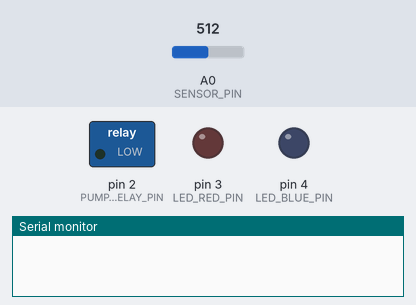
A sketch run on a simulated Arduino Mega 2560, built for the host (arithmetic inside an expression is 32-bit, double 64-bit). Parts: switched loads named in the sketch (green lamp = pin HIGH), output pins drawn as LEDs (lit = HIGH), the last lines printed to the serial monitor. Dashed ring = blinking. The test bench sets the inputs (shaded band); at power-on: A0 (SENSOR_PIN) = 512. WiFi joins after 1.5 s; servers stay silent unless stated.

Above: at 0.0 s.
At 0.6 s:
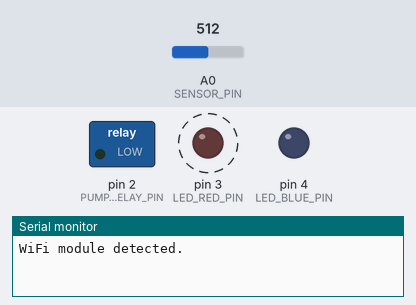
Timing chart, 0 to 40.5 s (numbered marks = the images above):
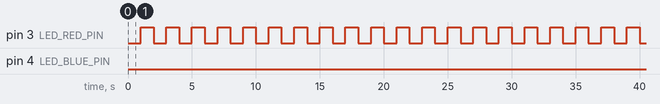

Measured:
- by itself, pin 3 (LED_RED_PIN): alternates HIGH for 1.0 s and LOW for 1.0 s

The sketch:

4_ThingSpeak_Upload_Moisture_v2.ino
```cpp
/********************************************************************************
 * File: 4_ThingSpeak_Upload_Moisture_v2.ino
 *
 * Description:
 * This sketch is an improved, non-blocking version for reading a soil moisture
 * sensor and uploading the data to ThingSpeak using an Arduino Mega and
 * ESP8266 WiFi module. It avoids using delay() by tracking time with the
 * millis() function. This allows the program to remain responsive and handle
 * multiple tasks concurrently.
 *
 * Key Improvements from v1:
 * 1. Non-Blocking Timing: Uses millis() instead of delay() to manage sensor
 *    reading and data upload intervals.
 * 2. Modular Functions: Code is broken into smaller, single-purpose functions.
 * 3. Responsive Loop: The main loop() runs continuously, allowing for near
 *    real-time control and responsiveness.
 * 4. Efficient WiFi Handling: The code now only attempts to connect to WiFi
 *    right before it needs to upload data, reducing unnecessary blocking.
 * 5. New blinky LED feature to indicate WiFi status.
 *    Red LED indicates no WiFi connection. Blue LED indicates good WiFi connection.
 *
 * Hardware Connections (Arduino Mega + ESP8266):
 * - Moisture Sensor AO -> Arduino A0
 * - ESP8266 TX/RX     -> Arduino RX1/TX1 (Serial1)
 * - Water Pump Relay  -> Arduino GPIO2
 * - Red LED Input -> Arduino GPIO3
 * - Blue LED Input -> Arduino GPIO4
 *
 ********************************************************************************/

// --- Libraries ---
#include "ThingSpeak.h"
#include "WiFiEsp.h"

// --- Hardware Pin Definitions ---
#define SENSOR_PIN A0
#define PUMP_RELAY_PIN  2
#define LED_RED_PIN     3
#define LED_BLUE_PIN    4

// --- Sensor Calibration ---
// Replace these with the values you found in the calibration step
const int DRY_VALUE = 680; // Raw ADC value for 0% moisture (in air)
const int WET_VALUE = 250; // Raw ADC value for 100% moisture (in water)

// --- Wi-Fi & ThingSpeak Configuration ---
#define ESP_BAUDRATE 115200
#define SERIAL_MON_BAUDRATE 115200
char ssid[] = "YOUR_SSID";     // Your network SSID (name)
char pass[] = "YOUR_PASSWORD"; // Your network password

const unsigned long myChannelNumber = 123456;        // Your ThingSpeak channel number
const char *myWriteAPIKey = "channel_write_apikey";  // Your ThingSpeak Write API Key
const unsigned int moistureFieldNumber = 1;          // Field number for moisture data

// --- Global Variables ---
WiFiEspClient thingspeakClient;
int currentMoisturePercent = 0; // Holds the latest sensor reading
bool isWifiModuleOK = false;    // Flag to track if the ESP8266 is responding

// --- Timing Control (Non-Blocking) ---
// Used to track time for various tasks without using delay()
unsigned long previousSensorReadMillis = 0;
unsigned long previousThingSpeakUploadMillis = 0;
unsigned long previousLedBlinkyMillis = 0;

// Set the intervals for how often tasks should run (in milliseconds)
const long sensorReadInterval = 5000;       // Read sensor every 5 seconds
const long thingSpeakUploadInterval = 60000; // Upload to ThingSpeak every 60 seconds
const long ledBlinkyInterval = 1000;  //led blinks in 1 second, with "red led => no wifi", "blue led => good wifi"

// --- Function Prototypes ---
void connectWiFi();
void readMoisture();
void uploadToThingSpeak();
void controlWaterPump();
void ledBlinky();

// ==============================================================================
// SETUP: Runs once when the Arduino starts up
// ==============================================================================
void setup() {
  Serial.begin(SERIAL_MON_BAUDRATE);
  Serial1.begin(ESP_BAUDRATE); // Initialize Serial1 for ESP8266 modem
  delay(500); //a short delay to let Serial port settle

  pinMode(PUMP_RELAY_PIN, OUTPUT);
  pinMode(LED_RED_PIN, OUTPUT);
  pinMode(LED_BLUE_PIN, OUTPUT);
  digitalWrite(PUMP_RELAY_PIN, LOW); // Ensure pump is OFF by default
  digitalWrite(LED_RED_PIN, LOW); //turn off RED and BLUE LEDs to start with
  digitalWrite(LED_BLUE_PIN, LOW);

  WiFi.init(&Serial1);

  // Check if the WiFi module is responding.
  if (WiFi.status() == WL_NO_SHIELD) {
    Serial.println("******************************************************");
    Serial.println("ERROR: ESP8266 WiFi module not detected or not responding.");
    Serial.println(" - Check wiring between Mega and ESP8266.");
    Serial.println(" - Ensure ESP8266 has sufficient power.");
    Serial.println(" - The program will continue to run without WiFi.");
    Serial.println("******************************************************");
    isWifiModuleOK = false; // Set flag to prevent further WiFi attempts
  } else {
    Serial.println("WiFi module detected.");
    isWifiModuleOK = true; // WiFi module is OK
  }

  ThingSpeak.begin(thingspeakClient); // Initialize ThingSpeak client
}

// ==============================================================================
// LOOP: Runs continuously and is kept non-blocking
// ==============================================================================
void loop() {
  // Get the current time at the start of the loop
  unsigned long currentMillis = millis();

  // Task 1: Read the moisture sensor at its specified interval
  if (currentMillis - previousSensorReadMillis >= sensorReadInterval) {
    previousSensorReadMillis = currentMillis; // Save the time of this reading
    readMoisture();
  }

  // Task 2: Attempt to upload data to ThingSpeak at its specified interval
  if (currentMillis - previousThingSpeakUploadMillis >= thingSpeakUploadInterval) {
    previousThingSpeakUploadMillis = currentMillis; // Save the time of this attempt

    // Only proceed if the WiFi module was detected at startup
    if (isWifiModuleOK) {
      // If not connected, try to connect now.
      if (WiFi.status() != WL_CONNECTED) {
        connectWiFi();
      }

      // After the connection attempt, check again before uploading.
      if (WiFi.status() == WL_CONNECTED) {
        uploadToThingSpeak();
      }
    }
  }

  // Task 3: Control the water pump (runs on every loop)
  controlWaterPump();

  // Task 4: Blink the LED to give a visual signal
  if(currentMillis - previousLedBlinkyMillis >= ledBlinkyInterval){
    previousLedBlinkyMillis = currentMillis;
    ledBlinky();
  }
}

// ==============================================================================
// --- Helper Functions ---
// ==============================================================================

/**
 * @brief Attempts to connect to the Wi-Fi network.
 * NOTE: WiFi.begin() is a BLOCKING call and can take several seconds to
 * execute. During this time, the main loop will be paused.
 */
void connectWiFi() {
  Serial.println("Attempting to connect to WiFi (this may block for a few seconds)...");
  WiFi.begin(ssid, pass);
}

/**
 * @brief Reads the moisture sensor and updates the global variable.
 */
void readMoisture() {
  int rawValue = analogRead(SENSOR_PIN);

  // Map the raw value to a percentage
  currentMoisturePercent = map(rawValue, DRY_VALUE, WET_VALUE, 0, 100);

  // Constrain the value to the 0-100 range to prevent invalid readings
  currentMoisturePercent = constrain(currentMoisturePercent, 0, 100);

  Serial.print("Sensor Reading -> Raw: ");
  Serial.print(rawValue);
  Serial.print(", Moisture: ");
  Serial.print(currentMoisturePercent);
  Serial.println("%");
}

/**
 * @brief Uploads the current moisture percentage to ThingSpeak.
 */
void uploadToThingSpeak() {
  Serial.println("Uploading data to ThingSpeak...");
  ThingSpeak.setField(moistureFieldNumber, currentMoisturePercent);

  int httpCode = ThingSpeak.writeFields(myChannelNumber, myWriteAPIKey);

  if (httpCode == 200) {
    Serial.println("ThingSpeak upload successful.");
  } else {
    Serial.println("Problem uploading to ThingSpeak. HTTP error code " + String(httpCode));
  }
}

/**
 * @brief Placeholder function for water pump control logic.
 */
void controlWaterPump() {
  // This is where you would add the logic to control the pump.
  // For example:
  // if (currentMoisturePercent < 30) {
  //   digitalWrite(PUMP_RELAY_PIN, HIGH); // Turn pump ON
  // } else {
  //   digitalWrite(PUMP_RELAY_PIN, LOW);  // Turn pump OFF
  // }
}

/**
 * @brief Blinks the LED to indicate WiFi status.
 * Red LED indicates no WiFi connection. Blue LED indicates good WiFi connection.
 */
void ledBlinky() {
  if(isWifiModuleOK && WiFi.status() == WL_CONNECTED){
    // Blink Blue LED
    digitalWrite(LED_RED_PIN, LOW); // Ensure RED is OFF
    digitalWrite(LED_BLUE_PIN, !digitalRead(LED_BLUE_PIN)); // Toggle BLUE LED
  } else {
    // Blink Red LED
    digitalWrite(LED_BLUE_PIN, LOW); // Ensure BLUE is OFF
    digitalWrite(LED_RED_PIN, !digitalRead(LED_RED_PIN)); // Toggle RED LED
  }
}
```
